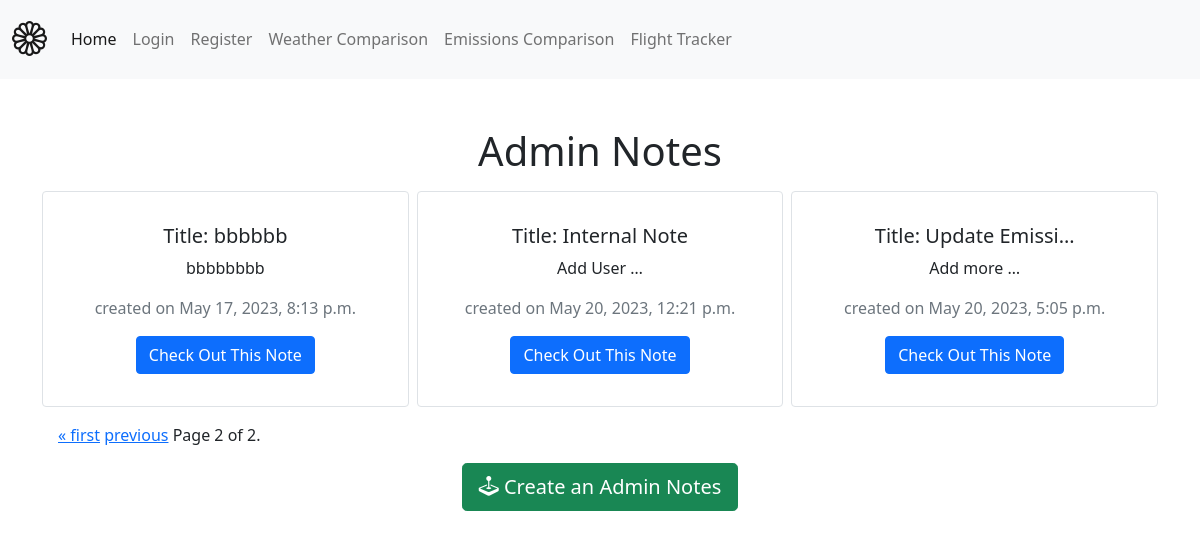
Page /internal/notes/?page=2 on the earlier database version.
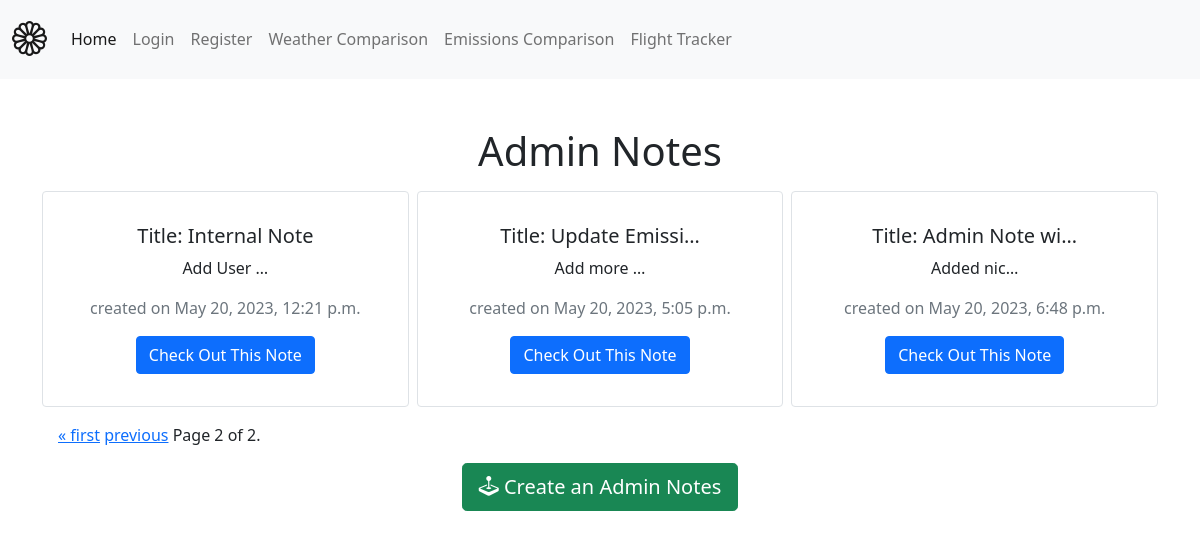
Same page on the later database version.
### notes/models.py (models this page shows)
class Notes(models.Model):
    title = models.CharField(max_length=200)
    content = models.TextField()
    created_at = models.DateTimeField(auto_now_add=True) # auto_now_add=True -> auto set date and time when note is created

### notes/views.py (the view)
# urls.py: path("notes/", views.notes_list, name="notes_list"), # name can be used to refer to this url in templates via <a href="{% url 'notes_list' %}">Notes</a>
def notes_list(request):
    all_notes = Notes.objects.all() # get all notes from db
    paginator = Paginator(all_notes, 6) # split notes into pages of 4
    try:
        page_number = request.GET.get("page")
        page_obj = paginator.get_page(page_number)
        return render(request, 'notes/notes_list.html', {"page_obj": page_obj}) # return request, template, context
    except EmptyPage:
        page_obj = paginator.get_page(paginator.num_pages)
        return render(request, 'notes/notes_list.html', {"page_obj": page_obj})
    except PageNotAnInteger:
        page_obj = paginator.get_page(1)
        return render(request, 'notes/notes_list.html', {"page_obj": page_obj})

### notes/templates/notes/notes_list.html (shortened to what this page needs)
{% extends "base.html" %}
{% block content %}
<h1 class="m-3"> Admin Notes</h1>
<div class="card-group row row-cols3 g-2">
{% for note in page_obj %}
    <div class="col">
        <div class="p-3 border card">
            <div class="card-body">
                <h5 class="card-title">Title: {{ note.title|truncatechars:14 }}</h5>
                <p class="card-text">{{ note.content|truncatechars:10 }}</p>
                <p class="text-muted">created on {{ note.created_at }} </p>
                <a href="{% url 'notes_list' %}{{note.id}}" type="button" class="btn btn-primary">Check Out This Note</a>
            </div>
        </div>
    </div>
{% endfor %}
</div>
<div class="pagination m-3">
    <span class="step-links">
        {% if page_obj.has_previous %}
            <a href="?page=1">&laquo; first</a>
            <a href="?page={{ page_obj.previous_page_number }}">previous</a>
        {% endif %}
        <span class="current">
            Page {{ page_obj.number }} of {{ page_obj.paginator.num_pages }}.
        </span>
    </span>
</div>
<a href="{% url 'notes_create' %}" type="button" class="btn btn-success btn-lg"><i class="bi bi-joystick"></i> Create an Admin Notes</a>
{% endblock %}

### static/templates/base.html (shortened to what this page needs)
{% load static %}
<!DOCTYPE html>
<html lang="en">
<head>
    <link href="https://cdn.jsdelivr.net/npm/bootstrap@5.0.2/dist/css/bootstrap.min.css" rel="stylesheet">
    <link rel="stylesheet" href="https://cdn.jsdelivr.net/npm/bootstrap-icons@1.5.0/font/bootstrap-icons.css">
</head>
<body>
    <nav class="navbar navbar-expand-lg navbar-light bg-light">
    <div class="container-fluid">
        <a class="navbar-brand" href="{% url 'home_page'%}"><i class="bi bi-flower1" style="font-size: 35px;"></i></a>
        <div class="collapse navbar-collapse" id="navbarNav">
        <ul class="navbar-nav">
            <li class="nav-item">
            <a class="nav-link active" aria-current="page" href="{% url 'home_page'%}">Home</a>
            </li>
            {% if user.is_authenticated %}
            <li class="nav-item">
            <a class="nav-link" href="{% url 'logout'%}">Logout</a>
            </li>
            <li class="nav-item">
            <a class="nav-link" href="{% url 'profile'%}">Profile</a>
            </li>
            {% else %}
            <li class="nav-item">
            <a class="nav-link" href="{% url 'login'%}">Login</a>
            </li>
            <li class="nav-item">
            <a class="nav-link" href="{% url 'register'%}">Register</a>
            </li>
            {% endif %}
            <li class="nav-item">
            <a class="nav-link" href="{% url 'weather' %}">Weather Comparison</a>
            </li>
            <li class="nav-item">
            <a class="nav-link" href="{% url 'emissions' %}">Emissions Comparison</a>
            </li>
            <li class="nav-item">
            <a class="nav-link" href="{% url 'travel_tracker' %}">Flight Tracker</a>
            </li>
        </ul>
        </div>
    </div>
    </nav>
    <div class="my-5 text-center container">
    {% block content %}
    {% endblock %}
    </div>
</body>
</html>

Differences in the rows shown:
no longer on this page (row unchanged): Notes: title "bbbbbb", content "bbbbbbbb", created_at "May 17, 2023, 8:13 p.m."
added Notes: title "Admin Note wi…", content "Added nic…", created_at "May 20, 2023, 6:48 p.m."
